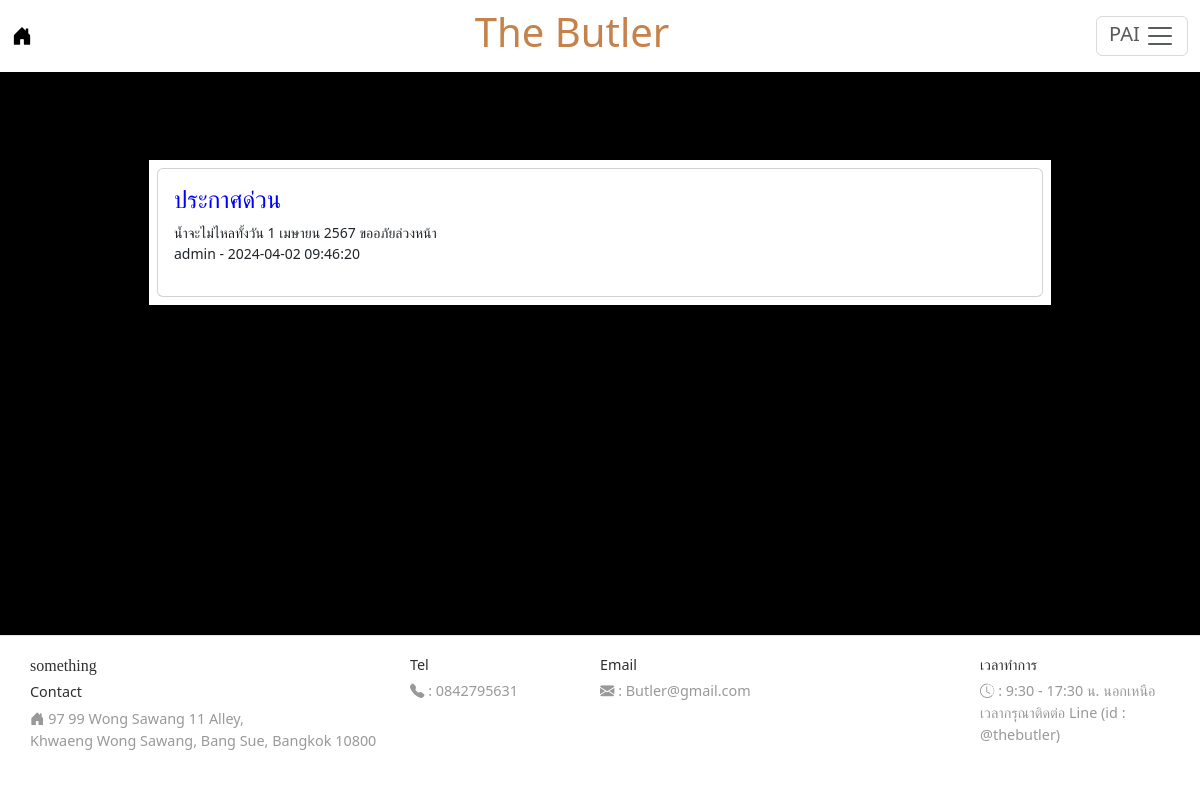
The app's page /index.php (signed in) with its own data.
### tables this page shows
CREATE TABLE `community_admin` (
  `id` int(11) NOT NULL,
  `title` varchar(128) NOT NULL,
  `content` varchar(2048) NOT NULL,
  `post_date` datetime NOT NULL,
  `user_id` int(11) NOT NULL
);

CREATE TABLE `user` (
  `id` int(11) NOT NULL,
  `number_room` int(100) NOT NULL,
  `username` varchar(32) NOT NULL,
  `password` varchar(100) NOT NULL,
  `name` varchar(100) NOT NULL,
  `gender` char(10) NOT NULL,
  `email` char(32) NOT NULL,
  `role` char(1) NOT NULL
);

### index.php (the view, shortened to what this page needs)
<!DOCTYPE html>
<html lang="en">
<head>
    <link href="https://cdn.jsdelivr.net/npm/bootstrap@5.3.1/dist/css/bootstrap.min.css" rel="stylesheet">
    <link rel="stylesheet" href="https://cdn.jsdelivr.net/npm/bootstrap-icons@1.10.5/font/bootstrap-icons.css">
</head>
<body style="background-color:#000000;">
    <?php include "nav.php" ?>
    <div class="container">
        <div class="row mt-5">
            <div class="col-lg-1 col-md-1 col-sm-1"></div>
            <div class="col-lg-10 col-md-10 col-sm-10">
                <div class="container">
                    <div class="mt-3 d-flex justify-content-between">
                        <table class="table table-borderless  mt-4">
                            <?php
                            $conn = new PDO("mysql:host=localhost;dbname=butler;charset=utf8", "root", "");
                            $sql = "SELECT t1.title,t1.id,t2.username,t1.post_date,t1.user_id,t1.content FROM community_admin as t1
                                    INNER JOIN user as t2 ON (t1.user_id = t2.id) order by t1.post_date DESC";
                            $result = $conn->query($sql);
                            while ($row = $result->fetch()) {
                                echo "<tr><td>
                                    <div class='card ' style=width: 10rem;>
                                        <div class='card-body'>
                                            <h4 class='card-text' style=color:blue;> $row[0]</h4>
                                            $row[5]<br>
                                            $row[2] - $row[3]</p>";
                            }
                            ?>
                        </table>
                    </div>
                </div>
            </div>
            <div class="col-lg-1 col-md-1 col-sm-1"></div>
        </div>
    </div>
    <?php include "nav2.php" ?>
</body>
</html>

### nav2.php (style rules this page uses)
*, *:before, *:after { box-sizing: border-box; }
html { font-size: 100%; }
body { font-family: acumin-pro, system-ui, sans-serif; margin: 0; display: grid; grid-template-rows: auto 1fr auto; font-size: 14px; background-color: #f4f4f4; align-items: start; min-height: 100vh; }

### records on screen
community_admin: title "ประกาศด่วน", content "น้ำจะไม่ไหลทั้งวัน 1 เมษายน 2567 ขออภัยล่วงหน้า", user.username "admin", post_date "2024-04-02 09:46:20"

### other values on screen
$_SESSION['name'] "PAI"
